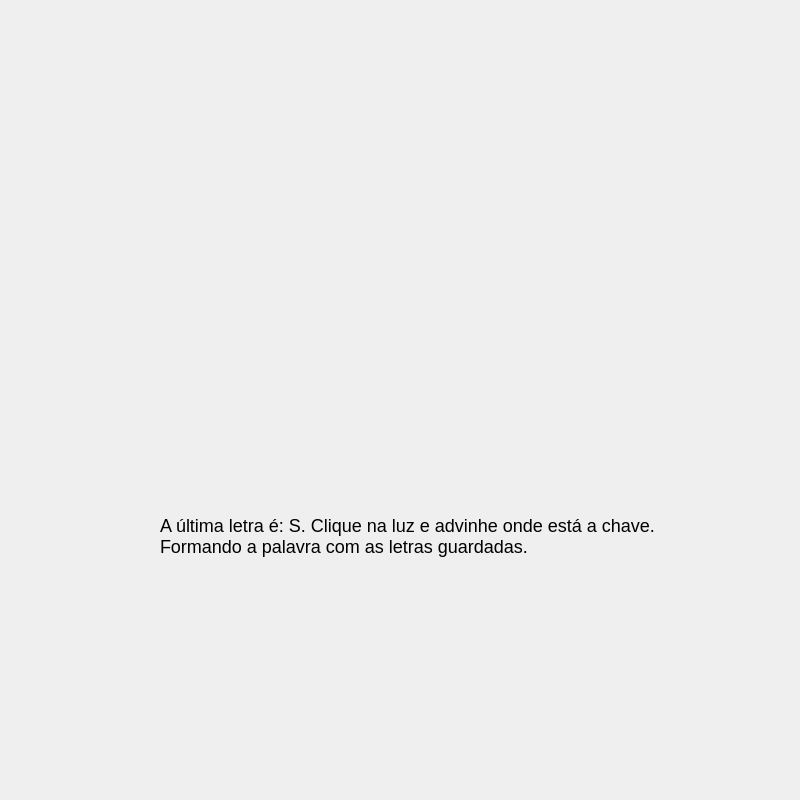
<?xml version="1.0" encoding="UTF-8"?>
<ui version="4.0">
 <class>shine</class>
 <widget class="QMainWindow" name="shine">
  <property name="geometry">
   <rect>
    <x>0</x>
    <y>0</y>
    <width>800</width>
    <height>800</height>
   </rect>
  </property>
  <property name="minimumSize">
   <size>
    <width>800</width>
    <height>800</height>
   </size>
  </property>
  <property name="maximumSize">
   <size>
    <width>800</width>
    <height>800</height>
   </size>
  </property>
  <property name="windowTitle">
   <string>MainWindow</string>
  </property>
  <widget class="QWidget" name="centralwidget">
   <widget class="QLabel" name="label">
    <property name="geometry">
     <rect>
      <x>-60</x>
      <y>0</y>
      <width>861</width>
      <height>801</height>
     </rect>
    </property>
    <property name="text">
     <string/>
    </property>
    <property name="pixmap">
     <pixmap>luz.png</pixmap>
    </property>
    <property name="scaledContents">
     <bool>true</bool>
    </property>
   </widget>
   <widget class="QLabel" name="dic_letter">
    <property name="geometry">
     <rect>
      <x>160</x>
      <y>450</y>
      <width>781</width>
      <height>171</height>
     </rect>
    </property>
    <property name="styleSheet">
     <string notr="true">font-size: 18px;</string>
    </property>
    <property name="text">
     <string>A última letra é: S. Clique na luz e advinhe onde está a chave.
Formando a palavra com as letras guardadas.</string>
    </property>
   </widget>
   <widget class="QPushButton" name="proximapag">
    <property name="geometry">
     <rect>
      <x>190</x>
      <y>20</y>
      <width>361</width>
      <height>341</height>
     </rect>
    </property>
    <property name="text">
     <string/>
    </property>
    <property name="flat">
     <bool>true</bool>
    </property>
   </widget>
  </widget>
 </widget>
 <resources/>
 <connections/>
</ui>
